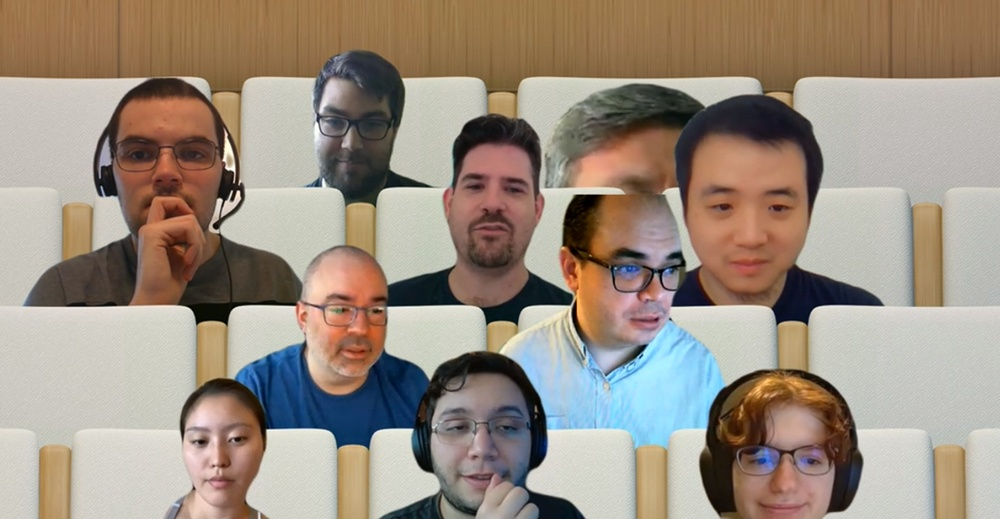
//> input picture samples/win10/DetectFace/DetectFace/Assets/group.jpg, 1000 x 519 px, shrunk from 1375 x 713 before the run
$ ./ConsoleApplication1 ../../win10/DetectFace/DetectFace/Assets/group.jpg out.png   (built with g++ and OpenCV 4)
//> lines starting //> are read from the running program, lines starting //| are printed output that depends on the picture
// DetectFaceTool.cpp : This file contains the 'main' function. Program execution begins and ends there.
//

#include <opencv2/core.hpp>
#include <opencv2/highgui.hpp>
#include <opencv2/videoio.hpp>
#include <opencv2/objdetect.hpp>
#include <opencv2/imgproc.hpp>
#include <opencv2/imgproc/types_c.h>
#include <opencv2/imgcodecs.hpp>
#include <iostream>
using namespace std;
using namespace cv;

int main(int argc, char* argv[], char* envp[])
{
    if (argc != 3)
    {
        std::cout << "Please specify the original image and output image path.\n";
        return 1;
    }

    std::string sourceImage = argv[1];
    std::string outputImage = argv[2];

    Mat image = imread(sourceImage);
//> image is the input picture: 519 rows x 1000 cols, CV_8UC3; mean B, G, R 129.2, 142.7, 156

    std::cout << "Image used:" + sourceImage + "\n";

    Mat faces = Mat(image.rows, image.cols, CV_8UC4);
    cvtColor(image, faces, COLOR_BGR2BGRA);
    // imshow("Image Loaded", groupFaces);

    CascadeClassifier face_cascade;

    face_cascade.load("haarcascade_frontalface_alt.xml");

    std::vector<cv::Rect> facesColl;
    cv::Mat frame_gray;

    cvtColor(faces, frame_gray, COLOR_BGR2GRAY);
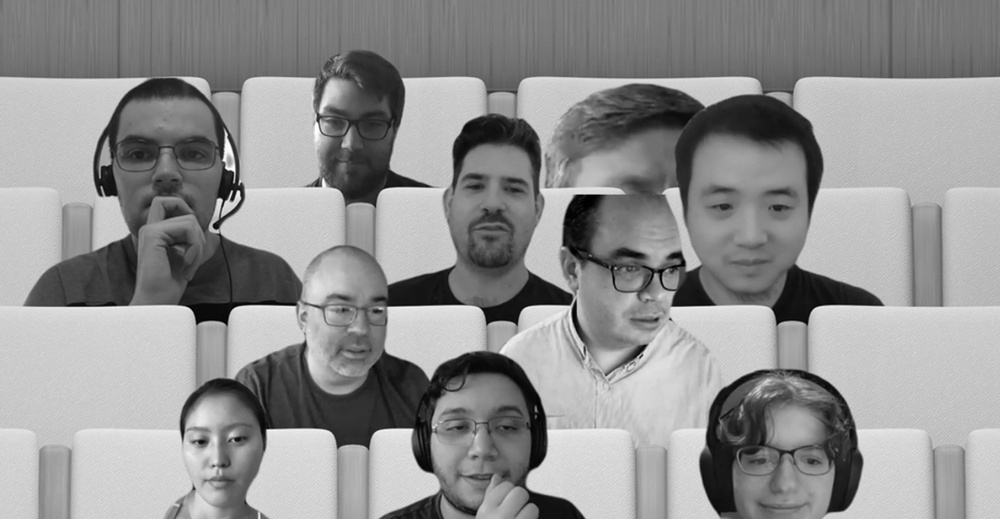
//> frame_gray: 519 rows x 1000 cols, CV_8UC1; min 0, max 254, mean 145.1
    cv::equalizeHist(frame_gray, frame_gray);
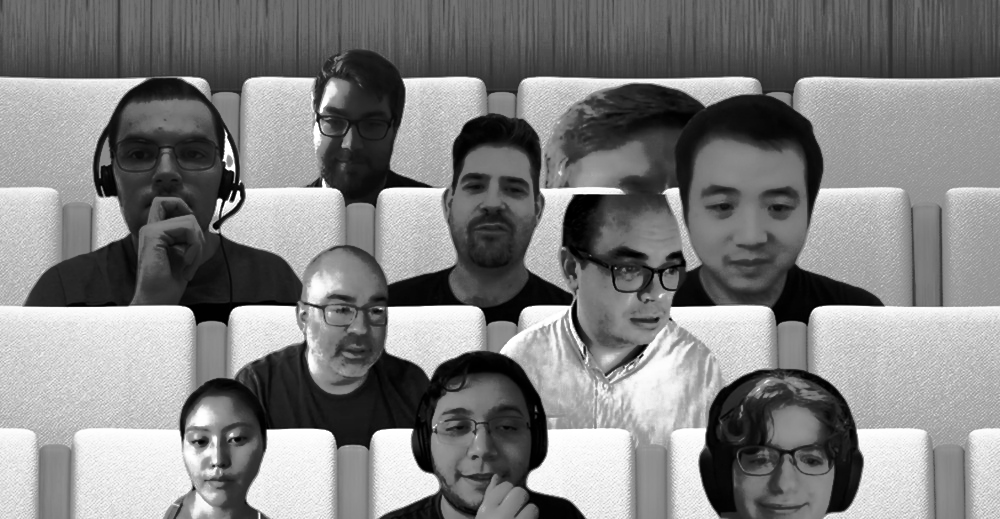
//> frame_gray: 519 rows x 1000 cols, CV_8UC1; min 0, max 255, mean 128.5

    // Detect faces
    face_cascade.detectMultiScale(frame_gray, facesColl, 1.1, 2, 0 | cv::CASCADE_SCALE_IMAGE, cv::Size(1, 1));
//> facesColl = 6 Rects (x, y, width, height): [167, 400, 100, 100], [442, 145, 105, 105], [314, 275, 90, 90], [421, 377, 124, 124], [102, 100, 130, 130], [676, 145, 152, 152]
    for (unsigned int i = 0; i < facesColl.size(); i++)
    {
        auto face = facesColl[i];
        // yellow 0, 255, 255
        // purple
        if (1)
        {
            cv::rectangle(faces, face, cv::Scalar(0, 255, 0), 5);
        }
        else
        {
            cv::rectangle(faces, face, cv::Scalar(255, 255, 0), 3);
        }
    }
//> this loop made 6 passes
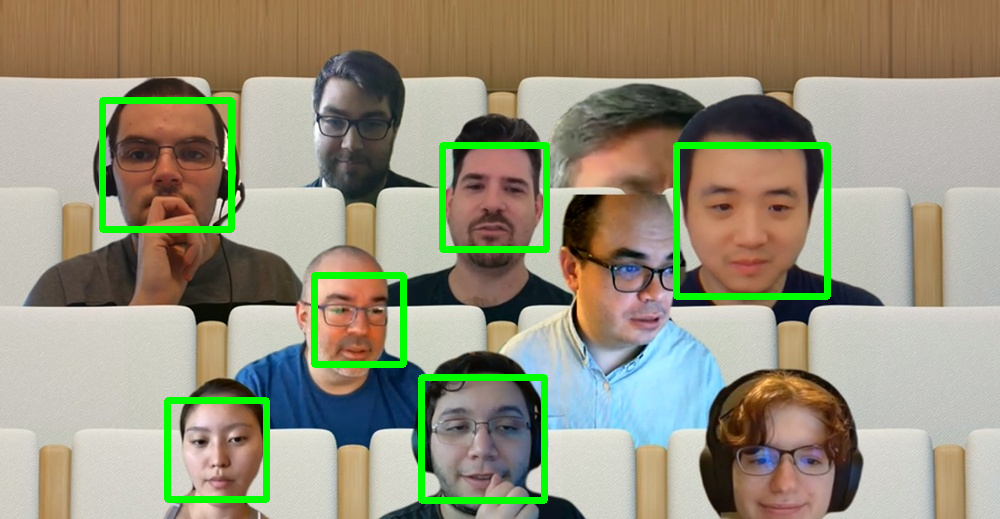
//> faces: 519 rows x 1000 cols, CV_8UC4; mean B, G, R, A 124.7, 147.4, 150.7, 245.5

    if (facesColl.size() > 0)
    {
        std::cout << "Detected faces in: " + outputImage + "\n";
        imwrite(outputImage, faces);
    }
    else
    {
        std::cout << "No face detected.\n";
    }

    return 0;
}

// Run program: Ctrl + F5 or Debug > Start Without Debugging menu
// Debug program: F5 or Debug > Start Debugging menu

// Tips for Getting Started:
//   1. Use the Solution Explorer window to add/manage files
//   2. Use the Team Explorer window to connect to source control
//   3. Use the Output window to see build output and other messages
//   4. Use the Error List window to view errors
//   5. Go to Project > Add New Item to create new code files, or Project > Add Existing Item to add existing code files to the project
//   6. In the future, to open this project again, go to File > Open > Project and select the .sln file
